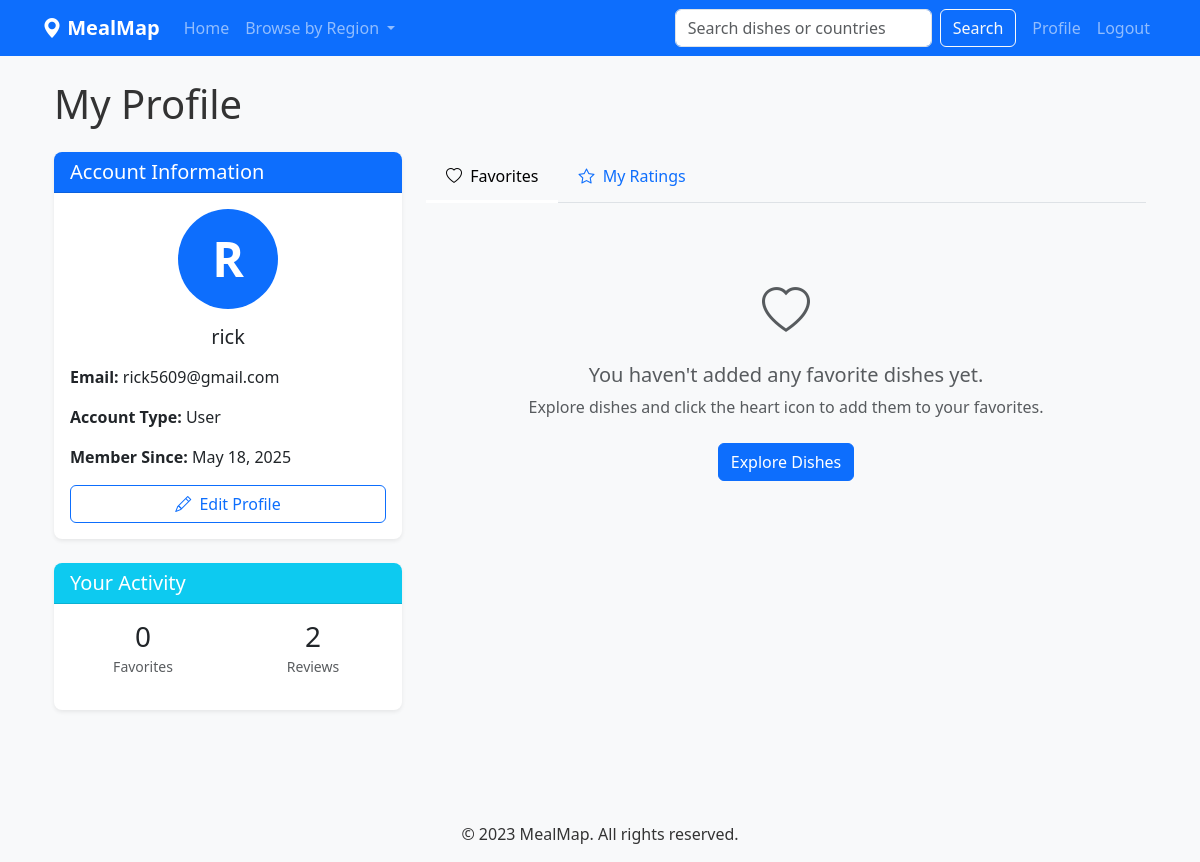
The page /profile (signed in) on the database its author committed.
### models.py (models this page shows, shortened)
class User(UserMixin, db.Model):
    id = db.Column(db.Integer, primary_key=True)
    username = db.Column(db.String(80), unique=True, nullable=False)
    email = db.Column(db.String(120), unique=True, nullable=False)
    password_hash = db.Column(db.String(128))
    is_admin = db.Column(db.Boolean, default=False)
    created_at = db.Column(db.DateTime, default=db.func.current_timestamp())
    favorites = db.relationship('Favorite', backref='user', lazy=True)
    ratings = db.relationship('Rating', backref='user', lazy=True)

### routes.py (the view, shortened to what this page needs)
@app.route('/profile', methods=['GET', 'POST'])
@login_required
def profile():
    favorites = Favorite.query.filter_by(user_id=current_user.id).all()
    favorite_dishes = [favorite.dish for favorite in favorites]
    user_ratings = Rating.query.filter_by(user_id=current_user.id).order_by(Rating.created_at.desc()).all()
    return render_template('profile.html',
                          favorite_dishes=favorite_dishes,
                          user_ratings=user_ratings)

### routes.py (called while the page is built)
@login_manager.user_loader
def load_user(user_id):
    return User.query.get(int(user_id))

### templates/profile.html (shortened to what this page needs)
{% extends 'base.html' %}
{% block content %}
<div class="container">
    <h1 class="mb-4">My Profile</h1>
    <div class="row">
        <div class="col-lg-4 mb-4">
            <div class="card profile-card mb-4">
                <div class="card-header bg-primary text-white">
                    <h5 class="mb-0">Account Information</h5>
                </div>
                <div class="card-body">
                    <div class="profile-avatar mb-3 text-center">
                        <div class="avatar-circle">
                            <span class="avatar-text">{{ current_user.username[0]|upper }}</span>
                        </div>
                        <h5 class="mt-3">{{ current_user.username }}</h5>
                    </div>
                    <p><strong>Email:</strong> {{ current_user.email }}</p>
                    <p><strong>Account Type:</strong> {% if current_user.is_admin %}Admin{% else %}User{% endif %}</p>
                    <p><strong>Member Since:</strong> {{ current_user.created_at.strftime('%B %d, %Y') if current_user.created_at else 'N/A' }}</p>
                    <button class="btn btn-outline-primary w-100" type="button" data-bs-toggle="collapse" data-bs-target="#editProfileForm">
                        <i class="bi bi-pencil me-1"></i> Edit Profile
                    </button>
                </div>
            </div>
            <div class="card profile-stats-card">
                <div class="card-header bg-info text-white">
                    <h5 class="mb-0">Your Activity</h5>
                </div>
                <div class="card-body">
                    <div class="row text-center">
                        <div class="col-6 mb-3">
                            <h3 class="mb-0">{{ favorite_dishes|length }}</h3>
                            <small class="text-muted">Favorites</small>
                        </div>
                        <div class="col-6 mb-3">
                            <h3 class="mb-0">{{ user_ratings|length }}</h3>
                            <small class="text-muted">Reviews</small>
                        </div>
                    </div>
                </div>
            </div>
        </div>
        <div class="col-lg-8">
            <ul class="nav nav-tabs mb-4" id="profileTabs" role="tablist">
                <li class="nav-item" role="presentation">
                    <button class="nav-link active" id="favorites-tab" data-bs-toggle="tab" data-bs-target="#favorites" type="button" role="tab" aria-controls="favorites" aria-selected="true">
                        <i class="bi bi-heart me-1"></i> Favorites
                    </button>
                </li>
                <li class="nav-item" role="presentation">
                    <button class="nav-link" id="ratings-tab" data-bs-toggle="tab" data-bs-target="#ratings" type="button" role="tab" aria-controls="ratings" aria-selected="false">
                        <i class="bi bi-star me-1"></i> My Ratings
                    </button>
                </li>
            </ul>
            <div class="tab-content" id="profileTabContent">
                <div class="tab-pane fade show active" id="favorites" role="tabpanel" aria-labelledby="favorites-tab">
                    {% if favorite_dishes %}
                        <div class="row row-cols-1 row-cols-md-2 g-4">
                            {% for dish in favorite_dishes %}
                                <div class="col">
                                    <div class="card h-100">
                                        <div class="position-relative">
                                            {% if dish.image_path %}
                                                <img src="{{ url_for('static', filename=dish.image_path) }}" class="card-img-top dish-thumbnail" alt="{{ dish.name }}">
                                            {% else %}
                                                <div class="card-img-top dish-thumbnail-placeholder">No Image</div>
                                            {% endif %}
                                            <button class="btn btn-sm btn-danger position-absolute top-0 end-0 m-2 remove-favorite-btn"
                                                   data-dish-id="{{ dish.id }}"
                                                   title="Remove from favorites">
                                                <i class="bi bi-x-lg"></i>
                                            </button>
                                        </div>
                                        <div class="card-body">
                                            <h5 class="card-title">{{ dish.name }}</h5>
                                            <p class="card-subtitle text-muted small mb-2">{{ dish.country.name }}</p>
                                            <p class="card-text small">{{ dish.description|truncate(80) }}</p>
                                        </div>
                                        <div class="card-footer bg-white border-top-0">
                                            <a href="{{ url_for('dish_detail', dish_id=dish.id) }}" class="btn btn-sm btn-primary w-100">View Details</a>
                                        </div>
                                    </div>
                                </div>
                            {% endfor %}
                        </div>
                    {% else %}
                        <div class="text-center py-5">
                            <div class="mb-3">
                                <i class="bi bi-heart text-muted" style="font-size: 3rem;"></i>
                            </div>
                            <h5 class="text-muted">You haven't added any favorite dishes yet.</h5>
                            <p class="text-muted">Explore dishes and click the heart icon to add them to your favorites.</p>
                            <a href="{{ url_for('index') }}" class="btn btn-primary mt-2">Explore Dishes</a>
                        </div>
                    {% endif %}
                </div>
            </div>
        </div>
    </div>
</div>
{% endblock %}

### static/css/style.css (style rules this page uses)
body { font-family: 'Segoe UI', Tahoma, Geneva, Verdana, sans-serif; color: #333; background-color: #f8f9fa; }
.card { box-shadow: 0 0.125rem 0.25rem rgba(0, 0, 0, 0.075); border: none; margin-bottom: 1.5rem; }
.card-header { background-color: #f8f9fa; border-bottom: 1px solid rgba(0, 0, 0, 0.125); }
.nav-tabs .nav-link { border: none; border-bottom: 3px solid transparent; border-radius: 0; padding: 0.75rem 1.25rem; font-weight: 500; }
.nav-tabs .nav-link.active { border-bottom-color: #fff; background-color: transparent; }

### templates/profile.html (style rules this page uses)
.avatar-circle { width: 100px; height: 100px; background-color: #0d6efd; border-radius: 50%; display: flex; align-items: center; justify-content: center; margin: 0 auto; }
.avatar-text { font-size: 3rem; color: #ffffff; font-weight: bold; }
.profile-card, .profile-stats-card { border-radius: 0.5rem; overflow: hidden; box-shadow: 0 0.125rem 0.25rem rgba(0, 0, 0, 0.075); }

### rows shown on the page
User: username "R", username "rick", email "rick5609@gmail.com", created_at "May 18, 2025"

### other values the page prints
{{ favorite_dishes|length }} "0"
{{ user_ratings|length }} "2"
